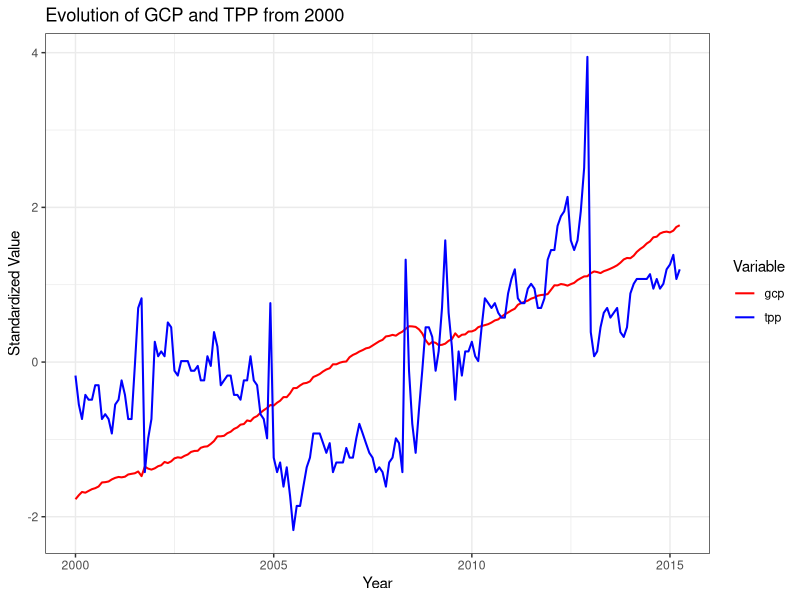

Here is the R script that generated this plot: (Note: this script raises an error after producing the figure.)
# Load required packages
library(readxl)
library(dplyr)
library(ggplot2)
library(lubridate)

# Set path where all data is located || latter it will be the directory where the plot will be saved
# If u use RStudio as long as all files are on the same folder, you don't need this line, i'm using VSCode/NeoVIM
setwd('/Users/pimpao/Library/CloudStorage/OneDrive-Personal/Code/R/P1')

# Load the data
data <- read_xlsx("econ.xlsx", sheet = 1)
  
# Select data for years >= 2000
data2000 <- data %>% filter(year(tempo) >= 2000)

# Calculate mean and standard deviation for each variable
mean_gcp <- mean(data2000$gcp)
sd_gcp <- sd(data2000$gcp)
mean_tpp <- mean(data2000$tpp)
sd_tpp <- sd(data2000$tpp)

# Apply the transformation to the data associated with each variable
data_transformed <- data2000 %>% mutate(z_gcp = (gcp - mean_gcp) / sd_gcp, z_tpp = (tpp - mean_tpp) / sd_tpp)

# Plot the graph
ggplot(data_transformed, aes(x = tempo)) + 
  geom_line(aes(y = z_gcp, color = "gcp"), linewidth = 0.7) +
  geom_line(aes(y = z_tpp, color = "tpp"), linewidth = 0.7) +
  scale_color_manual(values = c("gcp" = "red", "tpp" = "blue"), 
                     name = "Variable") +
  labs(x = "Year", y = "Standardized Value",
       title = "Evolution of GCP and TPP from 2000") +
  theme_bw()

print(g)

# Save graph as a PDF file
ggsave("Exercise 1", width = 8, height = 4)

# To run, open a new terminal in VSCode Command + Enter to process Lines of code
# All data will be saved on the Global Environment, under Workspace in the R code section

